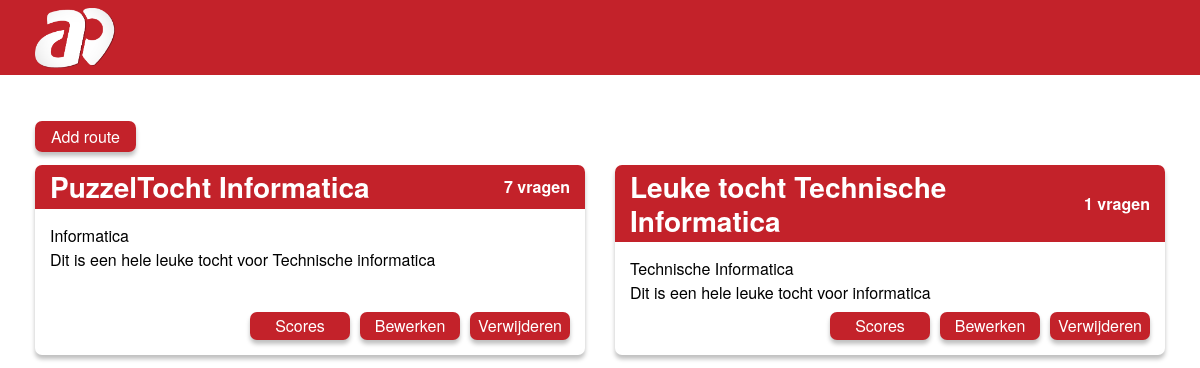
Before: /admin/index.php (signed in) with the older database file.
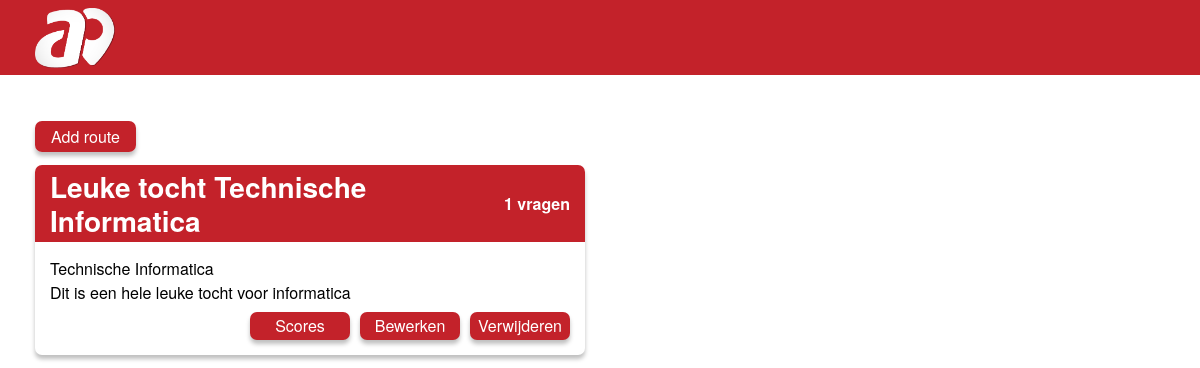
After: the same page with the newer database file.
### tables this page shows
CREATE TABLE `route` (
  `routeId` int(11) NOT NULL,
  `routeName` varchar(50) NOT NULL,
  `description` text NOT NULL,
  `courseId` int(11) NOT NULL,
  `picture` longblob NOT NULL,
  `isActive` tinyint(1) NOT NULL DEFAULT 1
);

CREATE TABLE `course` (
  `courseId` int(11) NOT NULL,
  `courseName` varchar(50) NOT NULL
);

### dataaccess/routeData.php (called while the page is built, shortened)
<?php
function getAllActiveRoutes()
{
    include("databaseconnection.php");
    $allRoutesQuery = "SELECT * FROM `route` WHERE `isActive` = 1";
    $stm = $con->prepare($allRoutesQuery);
    if ($stm->execute()) {
        $allRoutes = $stm->fetchAll(PDO::FETCH_OBJ);
    }
    return $allRoutes;
}

### dataaccess/questionData.php (called while the page is built, shortened)
<?php
function getAllQuestionsForRoute($routeId)
{
    include("databaseconnection.php");
    $intRouteId = (int)$routeId;
    $allQuestionsQuery = "SELECT * FROM `question` WHERE `routeId` = :routeId";
    $stm = $con->prepare($allQuestionsQuery);
    $stm->bindValue(':routeId', $intRouteId);
    if ($stm->execute()) {
        $allQuestions = $stm->fetchAll(PDO::FETCH_OBJ);
    }
    return $allQuestions;
}

### dataaccess/courseData.php (called while the page is built, shortened)
<?php
function getCourseById($id)
{
    include("databaseconnection.php");
    $query2 = "SELECT * FROM `course` WHERE `courseId` = :id";
    $stm = $con->prepare($query2);
    $stm->bindValue(':id', $id);
    if ($stm->execute()) {
        $result2 = $stm->fetchAll(PDO::FETCH_OBJ);
    }
    return $result2;
}

### admin/index.php (the view, shortened to what this page needs)
<?php
include("../dataaccess/databaseconnection.php");
include("../dataaccess/routeData.php");
include("../dataaccess/courseData.php");
include("../dataaccess/questionData.php");
?>
<!DOCTYPE html>
<html lang="en">
<head>
    <link rel="stylesheet" href="https://cdn.jsdelivr.net/npm/bootstrap@4.0.0/dist/css/bootstrap.min.css">
    <link rel="stylesheet" href="../style/style.css">
</head>
<body>
    <?php include("templates/header.php"); ?>
    <main>
        <div class="wrap row">
            <div class="col-12 mb-3">
                <a class="button px-3 py-1" href="addroute.php">
                    Add route
                </a>
            </div>
            <?php
            foreach (getAllActiveRoutes() as $route) { ?>
                <div class="item col-12 col-md-6">
                    <div class="itemWrap">
                        <a href="detailpage.php?id=<?php echo $route->routeId; ?>" title>
                            <div class="itemHeader">
                                <h3><?php echo $route->routeName; ?></h3>
                                <p><?php echo count(getAllQuestionsForRoute($route->routeId)) . " vragen"; ?></p>
                            </div>
                        </a>
                        <div class="itemContent flexitem">
                            <?php foreach (getCourseById($route->courseId) as $course) { ?>
                                <div>
                                    <p><?php echo $course->courseName; ?></p>
                                <?php } ?>
                                <p><?php echo $route->description ?> </p>
                                <div class="buttonWrap">
                                    <a href="runningroutes.php?id=<?php echo $route->routeId; ?>" class="button">Scores</a>
                                    <a href="/" class="button">Bewerken</a>
                                    <a href="../logic/deleteRoute.php?routeId=<?php echo $route->routeId; ?>" class="button">Verwijderen</a>
                                </div>
                                </div>
                        </div>
                    </div>
                </div>
            <?php } ?>
        </div>
    </main>
</body>
</html>

Changed rows visible on the page:
no longer on this page (row edited): route: routeName "PuzzelTocht Informatica", count(getAllQuestionsForRoute($route->routeId)) "7", description "Dit is een hele leuke tocht voor Technische informatica"
no longer on this page (row unchanged): course: courseName "Informatica", shown under "PuzzelTocht Informatica"
